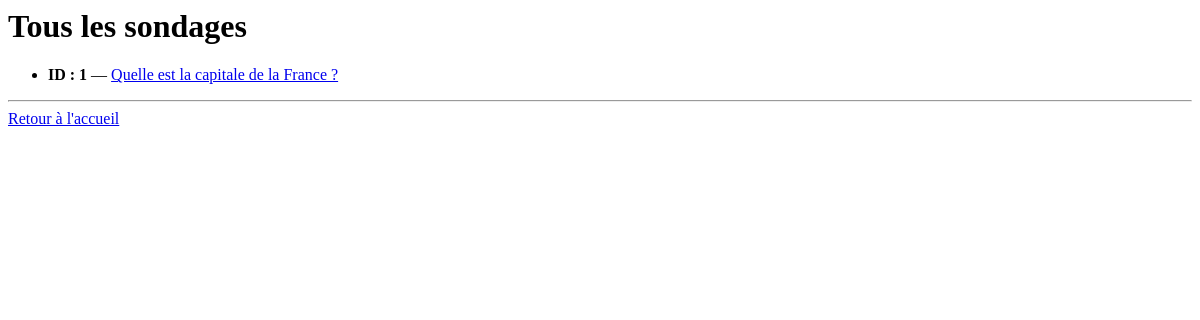
/polls/all/, run on an earlier commit of the app's database.
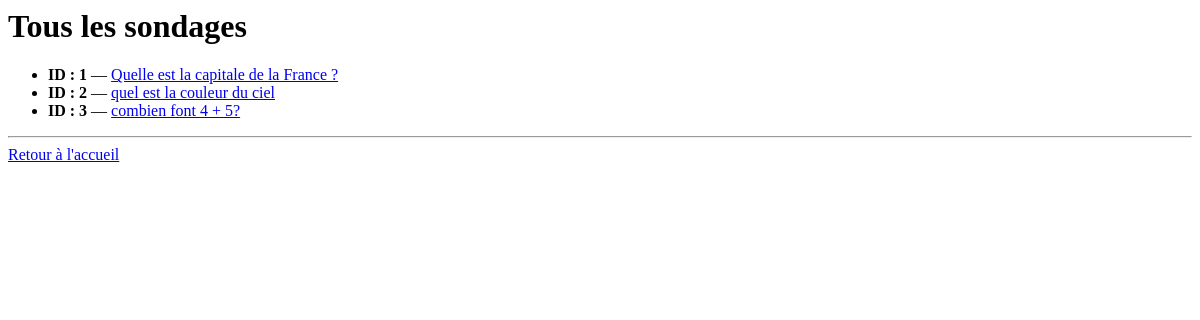
And on a later commit of the database.
### polls/models.py (models this page shows, shortened)
class Question(models.Model):
    question_text = models.CharField(max_length=200)
    pub_date = models.DateTimeField('date published')

### polls/views.py (the view)
# urls.py: path("all/", views.all_polls, name="all_polls"),
def all_polls(request):
    all_questions = Question.objects.all()
    return render(request, "polls/all.html", {"all_questions": all_questions})

### polls/templates/polls/all.html
<h1>Tous les sondages</h1>
<ul>
{% for question in all_questions %}
    <li>
        <strong>ID : {{ question.id }}</strong> —
        <a href="{% url 'polls:frequency' question.id %}">
            {{ question.question_text }}
        </a>
    </li>
{% empty %}
    <li>Aucun sondage n'est disponible pour le moment.</li>
{% endfor %}
</ul>
<hr>
<a href="{% url 'polls:index' %}">Retour à l'accueil</a>

What changed in the data, as far as the page shows it:
added Question: id "2", question_text "quel est la couleur du ciel"
added Question: id "3", question_text "combien font 4 + 5?"
